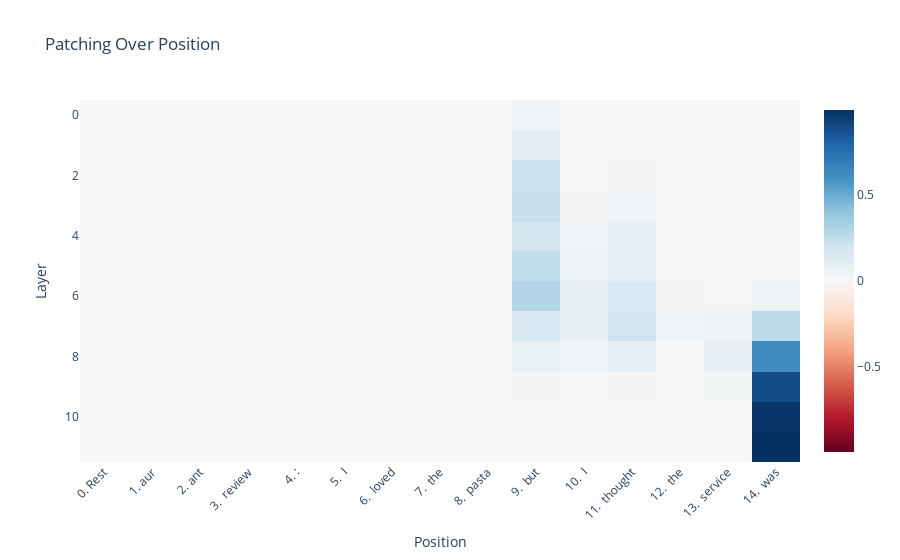

The cell this chart's notebook holds for it:
### Code cell
patching_results = []

for corrupted_grad, corrupted, clean in zip(
    corrupted_grads, corrupted_out, clean_out
):

    residual_attr = einops.reduce(
        (corrupted_grad.value) * (clean.value - corrupted.value),
        "batch pos dim -> pos",
        "sum",
    )

    patching_results.append(
        residual_attr.detach().cpu().numpy()
    )

token_labels = [f"{i}. {model.tokenizer.decode(clean_tokens[0][i])}" for i in range(len(clean_tokens[0]))]

fig = px.imshow(
    patching_results,
    color_continuous_scale="RdBu",
    color_continuous_midpoint=0.0,
    title="Patching Over Position",
    # replace x axis with tokens at position
    x=token_labels
)

fig.update_layout(
    # rotate x axis labels
    xaxis_tickangle=-45,
    xaxis_title="Position",
    yaxis_title="Layer"
)

fig.show()

### Figure 1 — Plotly figure (JSON) as saved in the notebook; plotly's stock layout.template omitted (floating-point values rounded to 4 significant figures; data arrays with more than 128 entries replaced by an {"elided": "..."} marker saying what was removed)
{"data": [{"coloraxis": "coloraxis", "hovertemplate": "x: %{x}<br>y: %{y}<br>color: %{z}<extra></extra>", "name": "0", "type": "heatmap", "x": ["0. Rest", "1. aur", "2. ant", "3.  review", "4. :", "5.  I", "6.  loved", "7.  the", "8.  pasta", "9.  but", "10.  I", "11.  thought", "12.  the", "13.  service", "14.  was"], "xaxis": "x", "yaxis": "y", "z": {"elided": "12x15 float values"}}], "layout": {"coloraxis": {"cmid": 0, "colorscale": [[0, "rgb(103,0,31)"], [0.1, "rgb(178,24,43)"], [0.2, "rgb(214,96,77)"], [0.3, "rgb(244,165,130)"], [0.4, "rgb(253,219,199)"], [0.5, "rgb(247,247,247)"], [0.6, "rgb(209,229,240)"], [0.7, "rgb(146,197,222)"], [0.8, "rgb(67,147,195)"], [0.9, "rgb(33,102,172)"], [1, "rgb(5,48,97)"]]}, "title": {"text": "Patching Over Position"}, "xaxis": {"anchor": "y", "constrain": "domain", "domain": [0, 1], "scaleanchor": "y", "tickangle": -45, "title": {"text": "Position"}}, "yaxis": {"anchor": "x", "autorange": "reversed", "constrain": "domain", "domain": [0, 1], "title": {"text": "Layer"}}}}
